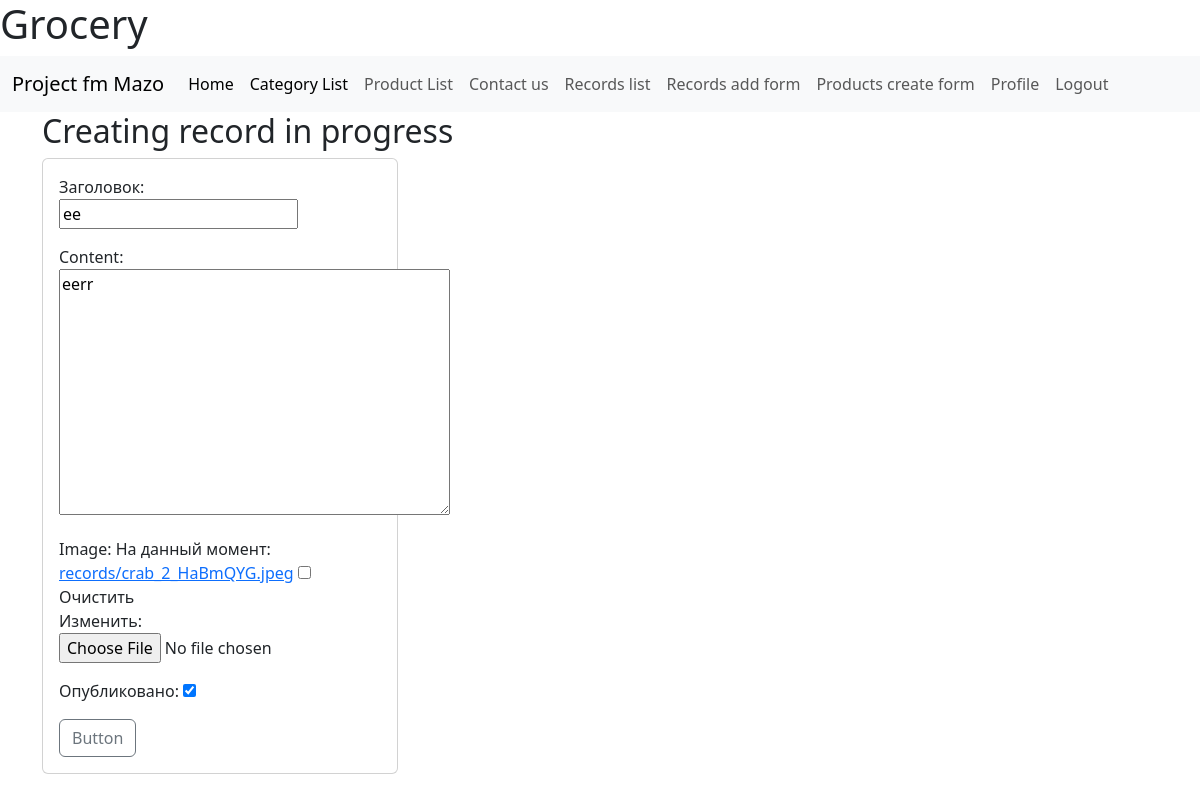
The app's page /update/2/ (signed in) with its own data.
### catalog/models.py (models this page shows, shortened)
class Record(models.Model):
    title = models.CharField(max_length=50, verbose_name="Заголовок")
    slug = models.CharField(max_length=50, verbose_name="Slug")
    content = models.TextField(max_length=50, null=False, verbose_name='Content')
    image = models.ImageField(upload_to="media", **NULLABLE, default=None)
    date_of_creation = models.DateTimeField(auto_now_add=True, verbose_name="Дата создания", **NULLABLE)
    id_public = models.BooleanField(default=True, verbose_name="Опубликовано")
    views_controller = models.IntegerField(default=0, verbose_name="Счетчик просмотров", **NULLABLE)

### catalog/views.py (the view)
# urls.py: path('update/<int:pk>/', RecordUpdateView.as_view(), name='update'),
class RecordUpdateView(LoginRequiredMixin, UpdateView):
    model = Record
    fields = ('title', 'content', 'image', 'id_public')
    success_url = reverse_lazy('catalog:Rec_list')

### catalog/templates/catalog/record_form.html (shortened to what this page needs)
{%extends 'catalog/base.html'%}
  {% block content %}
<H2>Creating record in progress</H2>
    <div class="row">
      <div class="col-4">
        <div class="card">
          <div class="card-body">
            <form method="post" enctype="multipart/form-data">
              {{form.as_p}}
                  <button class="btn btn-outline-secondary" type="submit" id="input-group-text">Button</button>
            </form>
        </div>
      </div>
    </div>
      {% endblock %}

### records on screen
Record: title "ee", content "eerr", id_public "☑"
